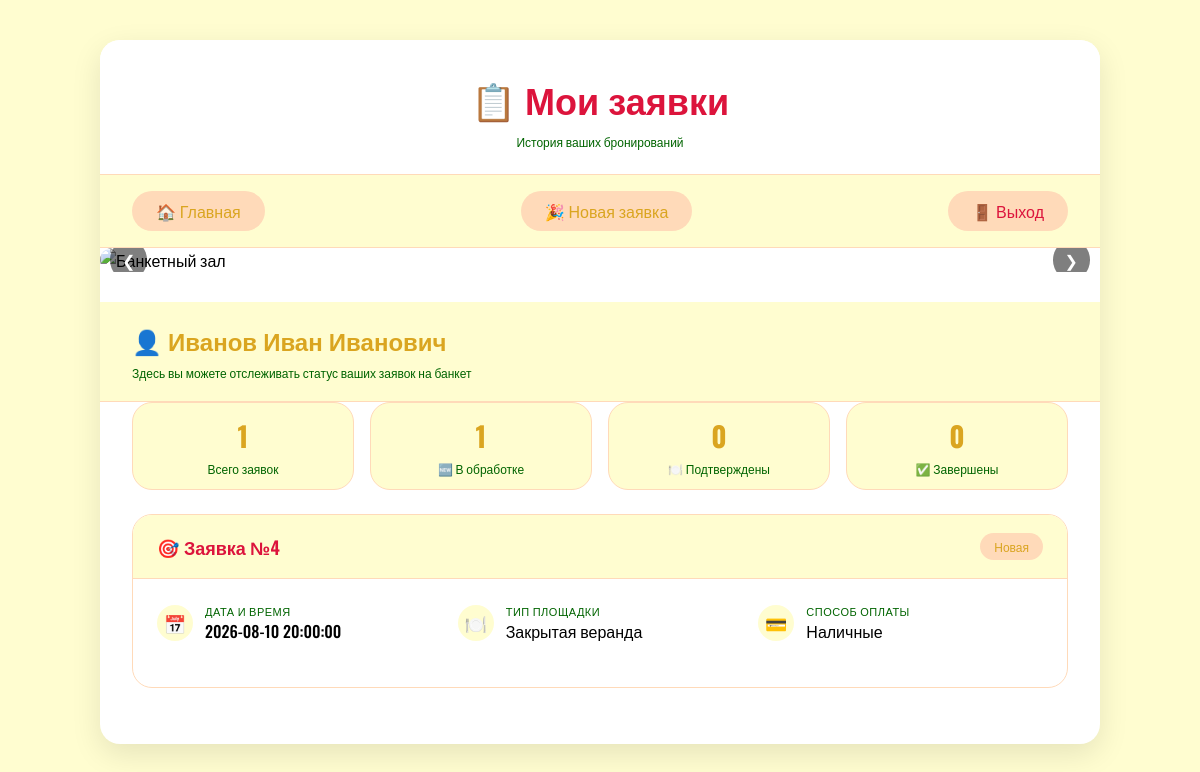
Screenshot of /history.php (signed in) with the database file from the repository.
### tables this page shows
CREATE TABLE `request` (
  `id` int NOT NULL,
  `user_id` int NOT NULL,
  `date` datetime NOT NULL,
  `status` varchar(50) DEFAULT 'Новая',
  `curses` varchar(255) NOT NULL,
  `payment` text NOT NULL,
  `review` text
);

### history.php (the view, shortened to what this page needs)
<?php
include('db.php');
$user_id = (int)$_SESSION['user_id'];
$query = $con->query("SELECT * FROM request WHERE user_id='$user_id' ORDER BY date DESC");
?>
<!DOCTYPE html>
<html lang="ru">
<head>
</head>
<body>
<div class="container">
    <div class="header"><h1>📋 Мои заявки</h1><p>История ваших бронирований</p></div>
    <div class="nav-buttons"><a href="index.php">🏠 Главная</a><a href="create.php">🎉 Новая заявка</a><a href="?logout=1" onclick="return confirm('Выйти из аккаунта?')" style="background:#FFDAB9; color:#DC143C;">🚪 Выход</a></div>
    <div class="slideshow-container">
        <div class="mySlides fade"><img src="foto/1.jpg" alt="Банкетный зал"></div>
        <a class="prev" onclick="plusSlides(-1)">❮</a>
        <a class="next" onclick="plusSlides(1)">❯</a>
    </div>
    <div class="welcome"><h2>👤 <?= htmlspecialchars($_SESSION['user_fullname'] ?? $_SESSION['user_login'] ?? 'Пользователь') ?></h2><p>Здесь вы можете отслеживать статус ваших заявок на банкет</p></div>
    <?php $stats_query = $con->query("SELECT COUNT(*) as total, SUM(CASE WHEN status='Новая' THEN 1 ELSE 0 END) as new_count, SUM(CASE WHEN status='Банкет назначен' THEN 1 ELSE 0 END) as assigned_count, SUM(CASE WHEN status='Банкет завершен' THEN 1 ELSE 0 END) as completed_count FROM request WHERE user_id='$user_id'"); $user_stats = $stats_query->fetch_assoc(); ?>
    <div class="stats-mini"><div class="stat-mini-card"><div class="stat-mini-number"><?= $user_stats['total'] ?></div><div class="stat-mini-label">Всего заявок</div></div><div class="stat-mini-card"><div class="stat-mini-number"><?= $user_stats['new_count'] ?></div><div class="stat-mini-label">🆕 В обработке</div></div><div class="stat-mini-card"><div class="stat-mini-number"><?= $user_stats['assigned_count'] ?></div><div class="stat-mini-label">🍽️ Подтверждены</div></div><div class="stat-mini-card"><div class="stat-mini-number"><?= $user_stats['completed_count'] ?></div><div class="stat-mini-label">✅ Завершены</div></div></div>
    <div class="request-list">
        <?php if ($query->num_rows == 0): ?>
            <div class="empty-state"><h3>У вас пока нет заявок</h3><p>Создайте первую заявку на банкет прямо сейчас!</p><a href="create.php" class="btn-create">🎉 Создать заявку</a></div>
        <?php else: while ($request = $query->fetch_assoc()):
            $status_class = '';
            if ($request['status'] == 'Новая') $status_class = 'status-new';
            elseif ($request['status'] == 'Банкет назначен') $status_class = 'status-assigned';
            elseif ($request['status'] == 'Банкет завершен') $status_class = 'status-completed';
            else $status_class = 'status-new';
        ?>
        <div class="request-card">
            <div class="request-header"><div class="request-number">🎯 Заявка №<?= $request['id'] ?></div><span class="status-badge <?= $status_class ?>"><?= htmlspecialchars($request['status']) ?></span></div>
            <div class="request-body">
                <div class="info-grid">
                    <div class="info-item"><div class="info-icon">📅</div><div class="info-text"><div class="info-label">Дата и время</div><div class="info-value"><?= htmlspecialchars($request['date']) ?></div></div></div>
                    <div class="info-item"><div class="info-icon">🍽️</div><div class="info-text"><div class="info-label">Тип площадки</div><div class="info-value"><?= htmlspecialchars($request['curses']) ?></div></div></div>
                    <div class="info-item"><div class="info-icon">💳</div><div class="info-text"><div class="info-label">Способ оплаты</div><div class="info-value"><?= htmlspecialchars($request['payment']) ?></div></div></div>
                </div>
            </div>
        </div>
        <?php endwhile; endif; ?>
    </div>
</div>
</body>
</html>

### history.php (style rules this page uses)
* { margin:0; padding:0; box-sizing:border-box; }
body { background: #FFFDD0; font-family: 'Oswald', sans-serif; padding: 40px 20px; min-height: 100vh; }
.container { max-width: 1000px; margin: 0 auto; background: white; border-radius: 20px; box-shadow: 0 10px 30px rgba(0,0,0,0.1); overflow: hidden; }
.header { background: white; padding: 32px 32px 24px; border-bottom: 1px solid #FFDAB9; text-align: center; }
.header h1 { font-family: 'Oswald', sans-serif; font-size: 36px; color: #DC143C; margin-bottom: 8px; }
.header p { color: #006400; font-size: 12px; }
.nav-buttons { display: flex; gap: 12px; padding: 16px 32px; background: #FFFDD0; border-bottom: 1px solid #FFDAB9; justify-content: space-between; flex-wrap: wrap; }
.nav-buttons a { padding: 8px 24px; border-radius: 30px; background: #FFDAB9; color: #DAA520; text-decoration: none; font-weight: 500; transition: all 0.2s; display: inline-flex; align-items: center; gap: 8px; font-size: 16px; }
.welcome { background: #FFFDD0; padding: 20px 32px; border-bottom: 1px solid #FFDAB9; }
.welcome h2 { font-family: 'Oswald', sans-serif; font-size: 24px; color: #DAA520; }
.welcome p { color: #006400; margin-top: 6px; font-size: 12px; }
.stats-mini { display: flex; gap: 16px; padding: 0 32px; margin-bottom: 24px; flex-wrap: wrap; }
.stat-mini-card { background: #FFFDD0; padding: 12px 20px; border-radius: 20px; border: 1px solid #FFDAB9; flex: 1; min-width: 120px; text-align: center; }
.stat-mini-number { font-size: 28px; font-weight: 700; color: #DAA520; font-family: 'Oswald', sans-serif; }
.stat-mini-label { font-size: 12px; color: #006400; margin-top: 4px; }
.request-list { padding: 0 32px 32px; }
.request-card { background: white; border: 1px solid #FFDAB9; border-radius: 20px; margin-bottom: 24px; overflow: hidden; transition: all 0.2s; }
.request-header { background: #FFFDD0; padding: 18px 24px; border-bottom: 1px solid #FFDAB9; display: flex; justify-content: space-between; align-items: center; flex-wrap: wrap; gap: 12px; }
.request-number { font-family: 'Oswald', sans-serif; font-size: 18px; font-weight: 600; color: #DC143C; }
.status-badge { padding: 5px 14px; border-radius: 20px; font-size: 12px; font-weight: 500; }
.status-new { background: #FFDAB9; color: #DAA520; }
.request-body { padding: 24px; }
.info-grid { display: grid; grid-template-columns: repeat(auto-fit, minmax(200px, 1fr)); gap: 16px; margin-bottom: 20px; }
.info-item { display: flex; align-items: center; gap: 12px; }
.info-icon { width: 36px; height: 36px; background: #FFFDD0; border-radius: 50%; display: flex; align-items: center; justify-content: center; color: #DAA520; font-size: 18px; }
.info-text { flex: 1; }
.info-label { font-size: 11px; color: #006400; text-transform: uppercase; letter-spacing: 0.5px; }
.info-value { font-size: 16px; font-weight: 500; color: #000000; word-wrap: break-word; white-space: pre-wrap; }
.slideshow-container { max-width: 100%; margin-bottom: 30px; border-radius: 15px; overflow: hidden; position: relative; }
.mySlides { display: none; }
.mySlides img { width: 100%; height: 250px; object-fit: cover; }
.prev, .next { position: absolute; top: 50%; transform: translateY(-50%); background: rgba(0,0,0,0.5); color: white; border: none; cursor: pointer; padding: 8px 12px; border-radius: 50%; }
.prev { left: 10px; }
.next { right: 10px; }

### rows the page displays
request: id "4", status "Новая", date "2026-08-10 20:00:00", curses "Закрытая веранда", payment "Наличные"

### other values shown
$_SESSION['user_fullname'] "Иванов Иван Иванович"
$user_stats['total'] "1"
$user_stats['new_count'] "1"
$user_stats['assigned_count'] "0"
$user_stats['completed_count'] "0"
